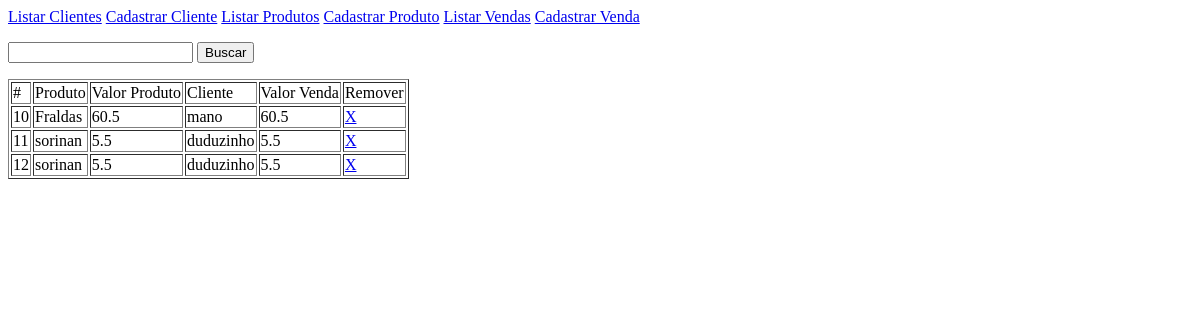
The page /venda_listar.php on the database as committed earlier.
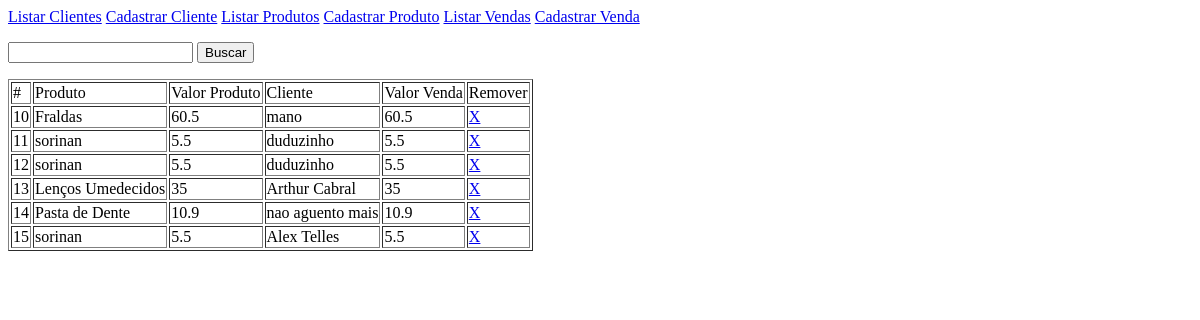
The same page on the database as committed later.
### tables this page shows
CREATE TABLE venda ( id integer primary key autoincrement, produto integer references produto (id), cliente integer references cliente (id), datahora datetime, valor float );

### venda_listar.php (the view, shortened to what this page needs)
<?php
	$busca = '';
	$sql = " select v.id, p.anvisa, p.nome pnome, p.valor pvalor, c.cpf, c.nome cnome, v.valor vvalor from venda v join cliente c on c.id = v.cliente join produto p on p.id = v.produto where p.nome || c.nome like '%" . $busca . "%' ";
	$conexao = new pdo ('sqlite:banco.sqlite');
	$resultado = $conexao->query($sql)->fetchAll();
?>
<html>
	<head>
	</head>
	<body>
<?php
		require 'menu.php';
?>
		<form id="busca">
			<p>
				<input type="text" name="busca" autocomplete="off" />
				<button type="submit" formmethod="post" formaction="venda_listar.php">Buscar</button>
			</p>
		</form>
		<table border="1">
			<tr>
				<td>#</td>
				<td>Produto</td>
				<td>Valor Produto</td>
				<td>Cliente</td>
				<td>Valor Venda</td>
				<td>Remover</td>
			</tr>
<?php
	foreach ( $resultado as $tupla ) {
?>
			<tr>
				<td><?php print $tupla['id']; ?></td>
				<td><?php print $tupla['pnome']; ?></td>
				<td><?php print $tupla['pvalor']; ?></td>
				<td><?php print $tupla['cnome']; ?></td>
				<td><?php print $tupla['vvalor']; ?></td>
				<td><a href="venda_delete.php?id=<?php print $tupla['id']; ?>"> X </a></td>
			</tr>
<?php
	}
?>
		</table>
	</body>
</html>

### menu.php
<p>
	<a href="cliente_listar.php">Listar Clientes</a>
	<a href="cliente_cadastro.php">Cadastrar Cliente</a>
	<a href="produto_listar.php">Listar Produtos</a>
	<a href="produto_cadastro.php">Cadastrar Produto</a>
	<a href="venda_listar.php">Listar Vendas</a>
	<a href="venda_cadastro.php">Cadastrar Venda</a>
</p>

Rows that differ between the two databases and show on the page:
added venda: id "13", pnome "Lenços Umedecidos", pvalor "35", cnome "Arthur Cabral", vvalor "35"
added venda: id "14", pnome "Pasta de Dente", pvalor "10.9", cnome "nao aguento mais", vvalor "10.9"
added venda: id "15", pnome "sorinan", pvalor "5.5", cnome "Alex Telles", vvalor "5.5"
